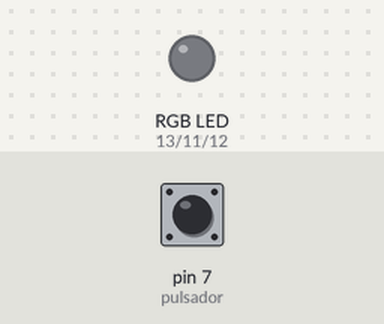
A sketch run on a simulated Arduino Uno, built with avr-gcc and run on an emulated ATmega328P. Parts: an RGB LED mixed from three pins (HIGH = lit). Inputs (shaded band) come from the test bench; at power-on: pin 7 (pulsador) LOW. Dim RGB values are drawn brighter than linear; random numbers use the default seed unless the sketch sets one.

Above: at 2.8 s.
2.9 s: pin 7 (pulsador) pulled HIGH for 1.2 s
At 3.4 s:
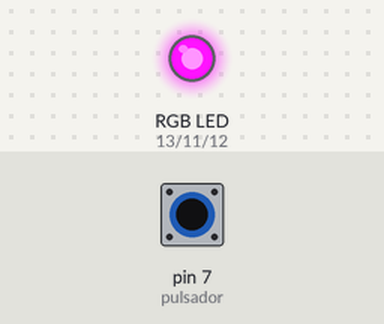
6.5 s: pin 7 (pulsador) pulled HIGH for 1.2 s
At 7.6 s:
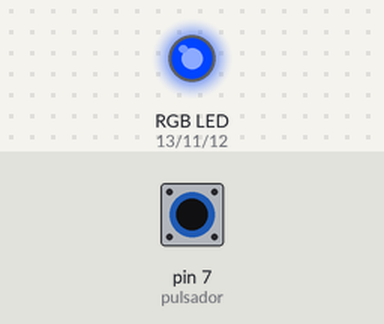
9.5 s: pin 7 (pulsador) pulled HIGH for 3.2 s
At 10.8 s:
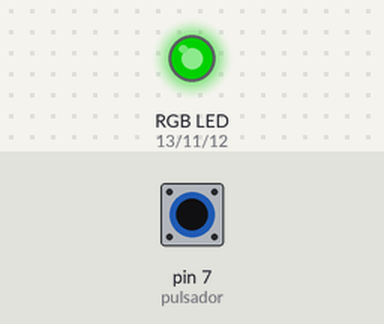
14.5 s: pin 7 (pulsador) pulled HIGH for 1.2 s
At 15.8 s:
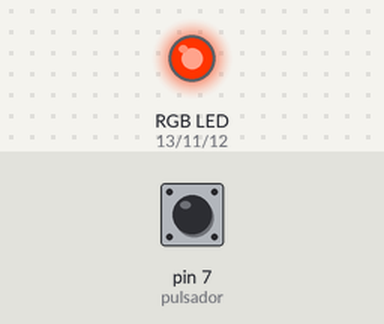
17.5 s: pin 7 (pulsador) pulled HIGH for 3.2 s
At 19.8 s:
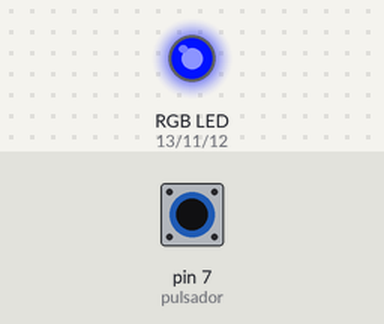
22.2 s: pin 7 (pulsador) driven HIGH
At 24.3 s:
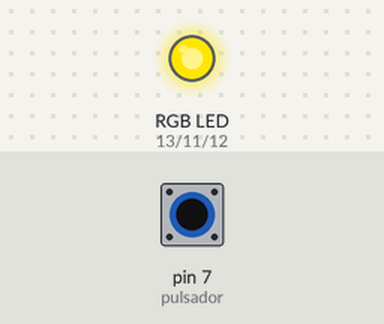
Timing chart, 0 to 30.5 s (numbered marks = the images above; inputs shaded):
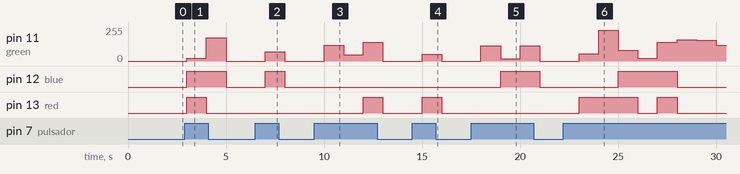

The sketch:

ej9.ino
```cpp
// C++ code
//

#define pulsador 7
#define red 13
#define blue 12
#define green 11

void setup()
{
  pinMode(pulsador, INPUT);
  pinMode(red, OUTPUT);
  pinMode(blue, OUTPUT);
  pinMode(green, OUTPUT);
}

void loop()
{
  int valorPulsador = digitalRead(pulsador);

  if(valorPulsador == HIGH) {
    analogWrite(red, random(0, 255));
    analogWrite(green, random(0, 255));
    analogWrite(blue, random(0, 255));
  }else{
    analogWrite(red, 0);
    analogWrite(green, 0);
    analogWrite(blue, 0);
  }

  delay(1000);

}
```

Measured:
- after the input at 2.9 s, pin 11 (green): 0/255 → 19/255 after 0.10 s, → 175/255 1.0 s later, → 0/255 1.0 s later; pin 12 (blue): LOW → HIGH after 0.10 s, → LOW 2.0 s later; pin 13 (red): LOW → HIGH after 0.10 s, → LOW 1.0 s later
- after the input at 6.5 s, pin 11 (green): 0/255 → 68/255 after 0.50 s, → 0/255 1.0 s later; pin 12 (blue): LOW → HIGH after 0.50 s, → LOW 1.0 s later
- after the input at 9.5 s, pin 11 (green): 0/255 → 120/255 after 0.50 s, → 47/255 1.0 s later, → 142/255 1.0 s later, → 0/255 1.0 s later; pin 13 (red): LOW → HIGH after 2.5 s, → LOW 1.0 s later
- after the input at 14.5 s, pin 11 (green): 0/255 → 52/255 after 0.50 s, → 0/255 1.0 s later; pin 13 (red): LOW → HIGH after 0.50 s, → LOW 1.0 s later
- after the input at 17.5 s, pin 11 (green): 0/255 → 114/255 after 0.50 s, → 18/255 1.0 s later, → 116/255 1.0 s later, → 0/255 1.0 s later; pin 12 (blue): LOW → HIGH after 1.5 s, → LOW 2.0 s later
- after the input at 22.2 s, pin 11 (green): 0/255 → 56/255 after 0.80 s, → 230/255 1.0 s later, → 79/255 1.0 s later, → 22/255 1.0 s later, … (8 changes in this stretch); pin 12 (blue): LOW → HIGH after 2.8 s, → LOW 3.0 s later; pin 13 (red): LOW → HIGH after 0.80 s, → LOW 3.0 s later, → HIGH 1.0 s later, → LOW 1.0 s later
